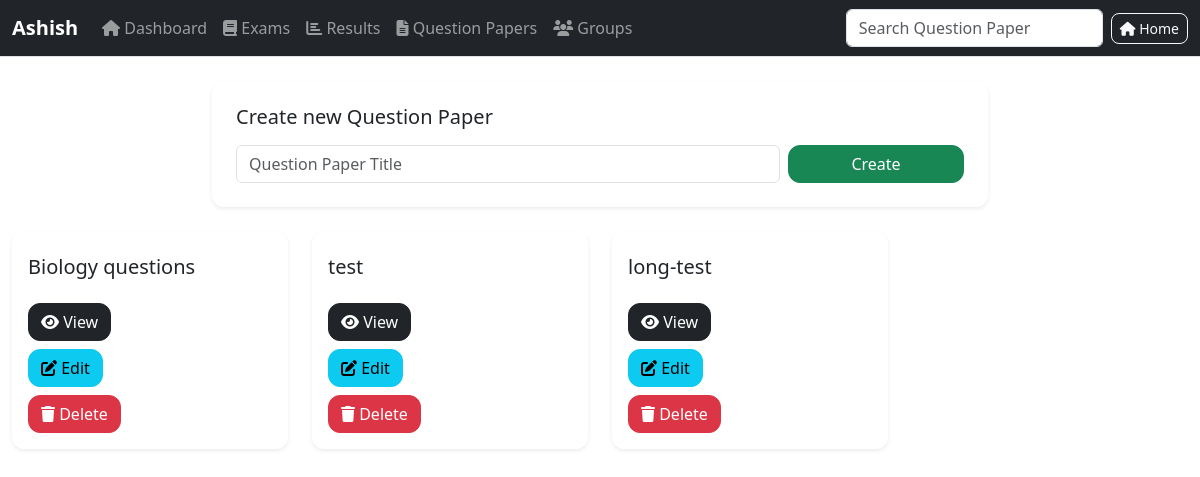
Before: /prof/questionpaper (signed in) with the older database file.
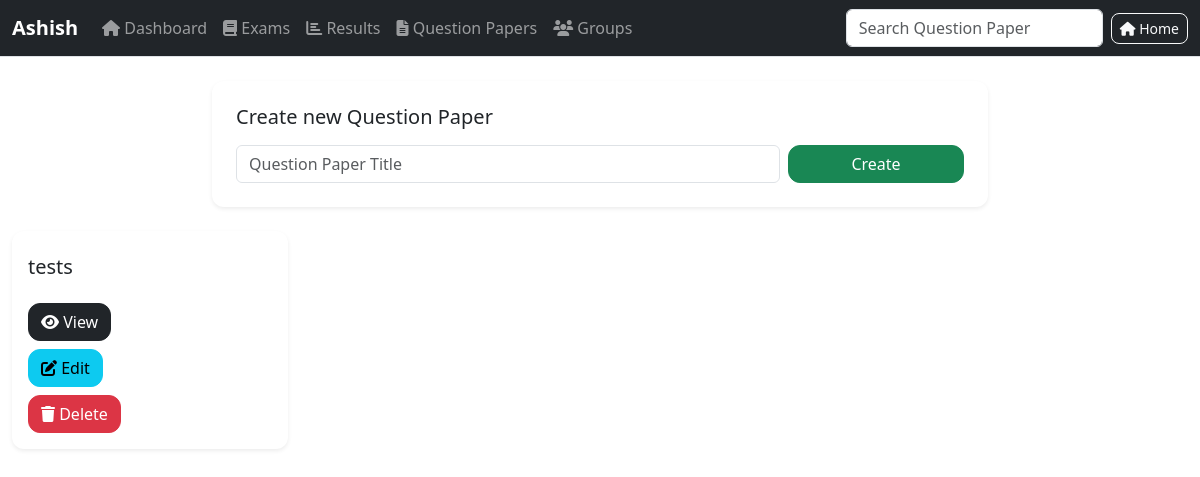
After: the same page with the newer database file.
### main/models/question_paper.py (models this page shows, shortened)
class Question_Paper(models.Model):
    professor = models.ForeignKey(User, limit_choices_to={'groups__name': "Professor"}, on_delete=models.CASCADE)
    qPaperTitle = models.CharField(max_length=100)
    questions = models.ManyToManyField(Question_DB)

### prof/views/question_paper.py (the view)
def make_paper(request):
    prof = request.user
    if request.method == 'POST' and not request.POST.get('presence', False):
        add_question_in_paper(request)
    elif request.method == 'POST' and request.POST.get('presence', False):
        title = request.POST['title']
        Question_Paper.objects.filter(professor=prof, qPaperTitle=title).first().delete()
    return render(request, 'prof/question_paper/qpaper.html', {
        'qpaper_db': Question_Paper.objects.filter(professor=prof), 'prof': prof
    })

### prof/templates/prof/question_paper/qpaper.html (shortened to what this page needs)
{% extends 'prof/base/base.html' %}
{% load static %}
{% block navbar_title %}{{ prof.username }}{% endblock navbar_title %}
{% block buttons %}
    <a class="btn btn-outline-light btn-sm" href="{% url 'prof:index' %}"><i class="fa fa-home"></i> Home</a>
{% endblock buttons %}
{% block searchInput %}
    <form class="d-flex my-2 my-lg-0" role="search">
        <input id='searchPaper' class="form-control me-2" type="search" placeholder="Search Question Paper" aria-label="Search">
    </form>
{% endblock searchInput %}
{% block body %}
    <div class="container py-4">
        <div class="row justify-content-center mb-4">
            <div class="col-lg-8 col-md-10">
                <div class="card shadow-sm border-0 rounded-4">
                    <div class="card-body p-4">
                        <h5 class="mb-3">Create new Question Paper</h5>
                        <form method="POST" action="{% url 'prof:add_question_in_paper' %}" class="row g-2">
                            <div class="col-12 col-md-9">
                                <input class="form-control" type="text" placeholder="Question Paper Title" name="qpaper">
                            </div>
                            <div class="col-12 col-md-3 d-grid">
                                <input class="btn btn-success" type="submit" value="Create">
                            </div>
                        </form>
                    </div>
                </div>
            </div>
        </div>
        <div class="row g-4">
            {% for pap in qpaper_db %}
            <div class="col-xl-3 col-lg-4 col-md-6">
                <div class="card h-100 shadow-sm border-0 rounded-4">
                    <div class="card-header bg-transparent border-0 pt-4">
                        <h5 class="mb-0">{{ pap.qPaperTitle }}</h5>
                    </div>
                    <div class="card-body">
                        <div class="d-grid gap-2">
                            <form method="POST" action="{% url 'prof:view_paper' %}">
                                <button class="btn btn-dark" type="submit"><i class="fa fa-eye"></i> View</button>
                            </form>
                            <form method="POST" action="{% url 'prof:edit_paper' %}">
                                <button class="btn btn-info" type="submit"><i class="fa fa-edit"></i> Edit</button>
                            </form>
                            <form method="POST">
                                <button class="btn btn-danger" onclick="return confirm('Are you sure you want to delete this paper?')" type="submit"><i class="fa fa-trash"></i> Delete</button>
                            </form>
                        </div>
                    </div>
                </div>
            </div>
            {% endfor %}
        </div>
    </div>
{% endblock body %}

Changed rows visible on the page:
removed Question_Paper: qPaperTitle "Biology questions"
removed Question_Paper: qPaperTitle "test"
removed Question_Paper: qPaperTitle "long-test"
added Question_Paper: qPaperTitle "tests"
